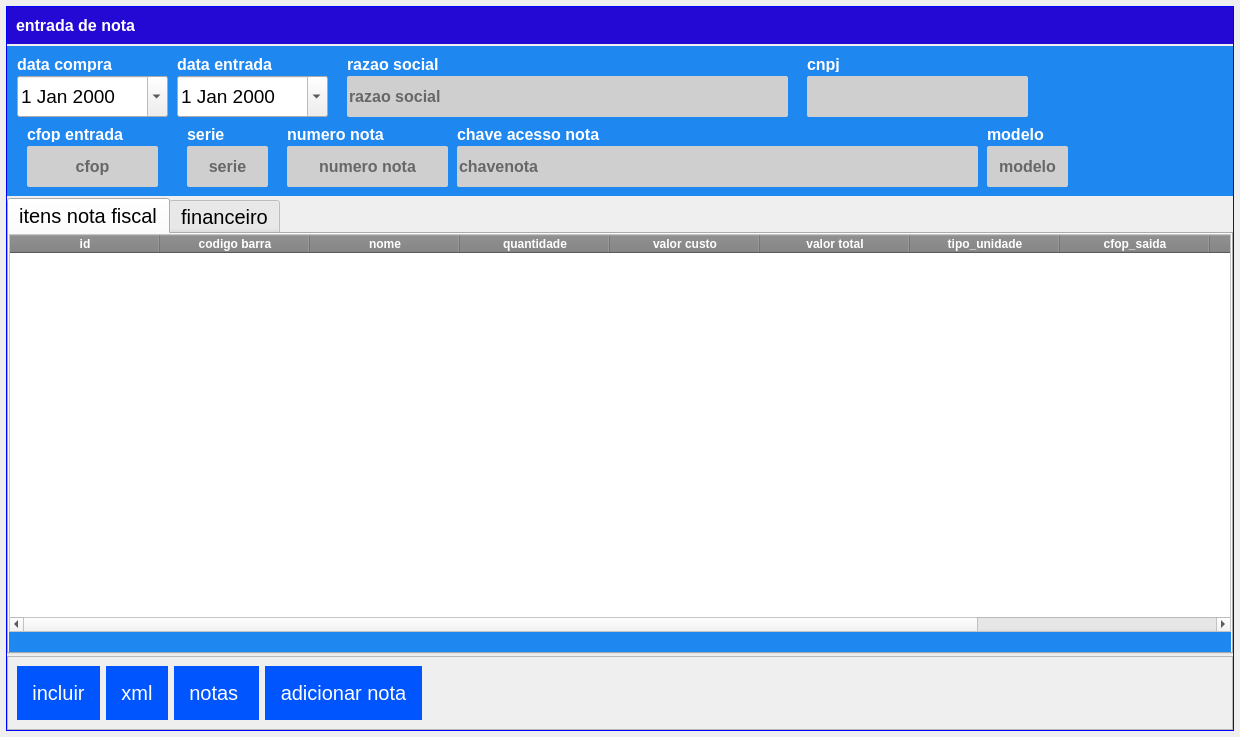
<?xml version="1.0" encoding="UTF-8"?>
<ui version="4.0">
 <class>FormEntradaDenota</class>
 <widget class="QWidget" name="FormEntradaDenota">
  <property name="geometry">
   <rect>
    <x>0</x>
    <y>0</y>
    <width>1240</width>
    <height>737</height>
   </rect>
  </property>
  <property name="maximumSize">
   <size>
    <width>16777215</width>
    <height>16777215</height>
   </size>
  </property>
  <property name="windowTitle">
   <string>Form</string>
  </property>
  <property name="styleSheet">
   <string notr="true">QWidget{text-transform: uppercase;

}

QLabel{
font-size: 12px;
font-family: &quot;Arial&quot;;
font-weight: bold;
color: #277298;
border: none;
}

QComboBox{
border:1px solid;
border-bottom-left-radius:0px;
border-bottom-right-radius:0px;
border-top-left-radius:0px;
}</string>
  </property>
  <layout class="QHBoxLayout" name="horizontalLayout_6">
   <property name="leftMargin">
    <number>6</number>
   </property>
   <property name="topMargin">
    <number>6</number>
   </property>
   <property name="rightMargin">
    <number>6</number>
   </property>
   <property name="bottomMargin">
    <number>6</number>
   </property>
   <item>
    <widget class="QWidget" name="widget" native="true">
     <property name="minimumSize">
      <size>
       <width>0</width>
       <height>0</height>
      </size>
     </property>
     <property name="maximumSize">
      <size>
       <width>16777215</width>
       <height>16777215</height>
      </size>
     </property>
     <property name="styleSheet">
      <string notr="true">QWidget#widget{

border:1px solid blue;
}</string>
     </property>
     <layout class="QVBoxLayout" name="verticalLayout_3">
      <property name="spacing">
       <number>2</number>
      </property>
      <property name="leftMargin">
       <number>1</number>
      </property>
      <property name="topMargin">
       <number>1</number>
      </property>
      <property name="rightMargin">
       <number>1</number>
      </property>
      <property name="bottomMargin">
       <number>1</number>
      </property>
      <item>
       <widget class="QFrame" name="frame_4">
        <property name="font">
         <font>
          <pointsize>24</pointsize>
         </font>
        </property>
        <property name="styleSheet">
         <string notr="true">QFrame#frame_4{
color:red;
border: none;
background-color:#2408D4;}

QLabel{
background:none;
font-size: 16px;
font-family: &quot;Arial&quot;;
font-weight: bold;
	color: white;
border: none;
}</string>
        </property>
        <property name="frameShape">
         <enum>QFrame::StyledPanel</enum>
        </property>
        <property name="frameShadow">
         <enum>QFrame::Raised</enum>
        </property>
        <layout class="QHBoxLayout" name="horizontalLayout_3">
         <item>
          <widget class="QLabel" name="label">
           <property name="styleSheet">
            <string notr="true"/>
           </property>
           <property name="text">
            <string>entrada de nota</string>
           </property>
          </widget>
         </item>
        </layout>
       </widget>
      </item>
      <item>
       <widget class="QFrame" name="frame">
        <property name="minimumSize">
         <size>
          <width>0</width>
          <height>150</height>
         </size>
        </property>
        <property name="styleSheet">
         <string notr="true">QFrame{
background: #1E87F0;
border: 1px solid #1E87F0;
}
QLabel{
font-size: 16px;
font-family: &quot;Arial&quot;;
font-weight: bold;
color: white;
border: none
}
QLineEdit{
background: #CFCFCF;
border-radius: 2px;
color: #000;
font-size: 16px;
font-family: &quot;Arial&quot;;
font-weight: bold;
text-transform: uppercase;

}
QLineEdit:Focus {
border: 1px solid red;
	background-color: rgb(255, 255, 255);r
}</string>
        </property>
        <property name="frameShape">
         <enum>QFrame::StyledPanel</enum>
        </property>
        <property name="frameShadow">
         <enum>QFrame::Raised</enum>
        </property>
        <widget class="QLineEdit" name="tx_cnpj">
         <property name="geometry">
          <rect>
           <x>800</x>
           <y>30</y>
           <width>221</width>
           <height>41</height>
          </rect>
         </property>
         <property name="maxLength">
          <number>14</number>
         </property>
         <property name="alignment">
          <set>Qt::AlignCenter</set>
         </property>
        </widget>
        <widget class="QLineEdit" name="tx_razaoSocial">
         <property name="geometry">
          <rect>
           <x>340</x>
           <y>30</y>
           <width>441</width>
           <height>41</height>
          </rect>
         </property>
         <property name="placeholderText">
          <string>razao social</string>
         </property>
        </widget>
        <widget class="QDateEdit" name="dt_dataCompra">
         <property name="geometry">
          <rect>
           <x>10</x>
           <y>30</y>
           <width>151</width>
           <height>41</height>
          </rect>
         </property>
         <property name="font">
          <font>
           <pointsize>14</pointsize>
           <italic>false</italic>
           <bold>false</bold>
          </font>
         </property>
         <property name="styleSheet">
          <string notr="true">font: 14pt &quot;MS Shell Dlg 2&quot;;</string>
         </property>
         <property name="calendarPopup">
          <bool>true</bool>
         </property>
        </widget>
        <widget class="QDateEdit" name="dt_dataEntrada">
         <property name="geometry">
          <rect>
           <x>170</x>
           <y>30</y>
           <width>151</width>
           <height>41</height>
          </rect>
         </property>
         <property name="font">
          <font>
           <pointsize>14</pointsize>
           <italic>false</italic>
           <bold>false</bold>
          </font>
         </property>
         <property name="styleSheet">
          <string notr="true">font: 14pt &quot;MS Shell Dlg 2&quot;;</string>
         </property>
         <property name="calendarPopup">
          <bool>true</bool>
         </property>
        </widget>
        <widget class="QLabel" name="label_2">
         <property name="geometry">
          <rect>
           <x>340</x>
           <y>10</y>
           <width>121</width>
           <height>16</height>
          </rect>
         </property>
         <property name="text">
          <string>razao social</string>
         </property>
        </widget>
        <widget class="QLabel" name="label_3">
         <property name="geometry">
          <rect>
           <x>800</x>
           <y>10</y>
           <width>121</width>
           <height>16</height>
          </rect>
         </property>
         <property name="text">
          <string>cnpj</string>
         </property>
        </widget>
        <widget class="QLineEdit" name="tx_cfop">
         <property name="geometry">
          <rect>
           <x>20</x>
           <y>100</y>
           <width>131</width>
           <height>41</height>
          </rect>
         </property>
         <property name="maxLength">
          <number>4</number>
         </property>
         <property name="alignment">
          <set>Qt::AlignCenter</set>
         </property>
         <property name="placeholderText">
          <string>cfop</string>
         </property>
        </widget>
        <widget class="QLineEdit" name="tx_numeSerie">
         <property name="geometry">
          <rect>
           <x>180</x>
           <y>100</y>
           <width>81</width>
           <height>41</height>
          </rect>
         </property>
         <property name="maxLength">
          <number>6</number>
         </property>
         <property name="alignment">
          <set>Qt::AlignCenter</set>
         </property>
         <property name="placeholderText">
          <string>serie</string>
         </property>
        </widget>
        <widget class="QLabel" name="label_4">
         <property name="geometry">
          <rect>
           <x>10</x>
           <y>10</y>
           <width>131</width>
           <height>16</height>
          </rect>
         </property>
         <property name="text">
          <string>data compra</string>
         </property>
        </widget>
        <widget class="QLabel" name="label_5">
         <property name="geometry">
          <rect>
           <x>170</x>
           <y>10</y>
           <width>131</width>
           <height>16</height>
          </rect>
         </property>
         <property name="text">
          <string>data entrada</string>
         </property>
        </widget>
        <widget class="QLabel" name="label_6">
         <property name="geometry">
          <rect>
           <x>20</x>
           <y>80</y>
           <width>131</width>
           <height>16</height>
          </rect>
         </property>
         <property name="text">
          <string>cfop entrada</string>
         </property>
        </widget>
        <widget class="QLabel" name="label_7">
         <property name="geometry">
          <rect>
           <x>280</x>
           <y>80</y>
           <width>141</width>
           <height>16</height>
          </rect>
         </property>
         <property name="text">
          <string>numero nota</string>
         </property>
        </widget>
        <widget class="QLineEdit" name="tx_ChaveNota">
         <property name="geometry">
          <rect>
           <x>450</x>
           <y>100</y>
           <width>521</width>
           <height>41</height>
          </rect>
         </property>
         <property name="maxLength">
          <number>44</number>
         </property>
         <property name="placeholderText">
          <string>chavenota</string>
         </property>
        </widget>
        <widget class="QLineEdit" name="tx_ModeloNota">
         <property name="geometry">
          <rect>
           <x>980</x>
           <y>100</y>
           <width>81</width>
           <height>41</height>
          </rect>
         </property>
         <property name="maxLength">
          <number>2</number>
         </property>
         <property name="alignment">
          <set>Qt::AlignCenter</set>
         </property>
         <property name="placeholderText">
          <string>modelo</string>
         </property>
        </widget>
        <widget class="QLabel" name="label_8">
         <property name="geometry">
          <rect>
           <x>980</x>
           <y>80</y>
           <width>81</width>
           <height>16</height>
          </rect>
         </property>
         <property name="text">
          <string>modelo</string>
         </property>
        </widget>
        <widget class="QLineEdit" name="tx_numeroNota">
         <property name="geometry">
          <rect>
           <x>280</x>
           <y>100</y>
           <width>161</width>
           <height>41</height>
          </rect>
         </property>
         <property name="maxLength">
          <number>6</number>
         </property>
         <property name="alignment">
          <set>Qt::AlignCenter</set>
         </property>
         <property name="placeholderText">
          <string>numero nota</string>
         </property>
        </widget>
        <widget class="QLabel" name="label_9">
         <property name="geometry">
          <rect>
           <x>180</x>
           <y>80</y>
           <width>81</width>
           <height>16</height>
          </rect>
         </property>
         <property name="text">
          <string>serie</string>
         </property>
        </widget>
        <widget class="QLabel" name="label_10">
         <property name="geometry">
          <rect>
           <x>450</x>
           <y>80</y>
           <width>241</width>
           <height>16</height>
          </rect>
         </property>
         <property name="text">
          <string>chave acesso nota</string>
         </property>
        </widget>
       </widget>
      </item>
      <item>
       <widget class="QTabWidget" name="tabWidget">
        <property name="font">
         <font>
          <pointsize>15</pointsize>
         </font>
        </property>
        <property name="styleSheet">
         <string notr="true"/>
        </property>
        <property name="currentIndex">
         <number>0</number>
        </property>
        <widget class="QWidget" name="itensnotafiscal">
         <attribute name="title">
          <string>itens nota fiscal</string>
         </attribute>
         <layout class="QVBoxLayout" name="verticalLayout_2">
          <property name="spacing">
           <number>0</number>
          </property>
          <property name="leftMargin">
           <number>0</number>
          </property>
          <property name="topMargin">
           <number>0</number>
          </property>
          <property name="rightMargin">
           <number>0</number>
          </property>
          <property name="bottomMargin">
           <number>0</number>
          </property>
          <item>
           <widget class="QTableWidget" name="tab_EntradaNota">
            <property name="contextMenuPolicy">
             <enum>Qt::ActionsContextMenu</enum>
            </property>
            <property name="styleSheet">
             <string notr="true">QTableWidget {
  background-color: white;
	font: 12pt &quot;MS Shell Dlg 2&quot;;
}

QTableWidget QHeaderView::section {
  background-color: gray;
  color: white;
  font-weight: bold;
}


</string>
            </property>
            <property name="editTriggers">
             <set>QAbstractItemView::NoEditTriggers</set>
            </property>
            <property name="tabKeyNavigation">
             <bool>false</bool>
            </property>
            <property name="showDropIndicator" stdset="0">
             <bool>false</bool>
            </property>
            <property name="dragDropOverwriteMode">
             <bool>false</bool>
            </property>
            <property name="alternatingRowColors">
             <bool>true</bool>
            </property>
            <property name="selectionBehavior">
             <enum>QAbstractItemView::SelectRows</enum>
            </property>
            <attribute name="horizontalHeaderDefaultSectionSize">
             <number>150</number>
            </attribute>
            <attribute name="horizontalHeaderStretchLastSection">
             <bool>false</bool>
            </attribute>
            <attribute name="verticalHeaderVisible">
             <bool>false</bool>
            </attribute>
            <attribute name="verticalHeaderDefaultSectionSize">
             <number>48</number>
            </attribute>
            <attribute name="verticalHeaderHighlightSections">
             <bool>true</bool>
            </attribute>
            <column>
             <property name="text">
              <string>id</string>
             </property>
            </column>
            <column>
             <property name="text">
              <string>codigo barra</string>
             </property>
            </column>
            <column>
             <property name="text">
              <string>nome</string>
             </property>
            </column>
            <column>
             <property name="text">
              <string>quantidade</string>
             </property>
            </column>
            <column>
             <property name="text">
              <string>valor custo</string>
             </property>
            </column>
            <column>
             <property name="text">
              <string>valor total</string>
             </property>
            </column>
            <column>
             <property name="text">
              <string>tipo_unidade</string>
             </property>
            </column>
            <column>
             <property name="text">
              <string>cfop_saida</string>
             </property>
            </column>
            <column>
             <property name="text">
              <string>cst_saida</string>
             </property>
            </column>
            <column>
             <property name="text">
              <string>ncm</string>
             </property>
            </column>
           </widget>
          </item>
          <item>
           <widget class="QFrame" name="frame_2">
            <property name="styleSheet">
             <string notr="true">QFrame{
background: #1E87F0;
border: 1px solid #1E87F0;
}
QLabel{
font-size: 16px;
font-family: &quot;Arial&quot;;
font-weight: bold;
color: white;
border: none
}
QLineEdit{
background: #CFCFCF;
border-radius: 2px;
color: #000;
font-size: 16px;
font-family: &quot;Arial&quot;;
font-weight: bold;
text-transform: uppercase;

}
QLineEdit:Focus {
border: 1px solid red;
	background-color: rgb(255, 255, 255);r
}</string>
            </property>
            <property name="frameShape">
             <enum>QFrame::StyledPanel</enum>
            </property>
            <property name="frameShadow">
             <enum>QFrame::Raised</enum>
            </property>
            <layout class="QHBoxLayout" name="horizontalLayout"/>
           </widget>
          </item>
         </layout>
        </widget>
        <widget class="QWidget" name="financeiro">
         <property name="styleSheet">
          <string notr="true">QWidget{
background: #1E87F0;

}
QLabel{
font-size: 16px;
font-family: &quot;Arial&quot;;
font-weight: bold;
color: white;
border: none
}
QLineEdit{
background: #CFCFCF;
border-radius: 2px;
color: #000;
font-size: 16px;
font-family: &quot;Arial&quot;;
font-weight: bold;
text-transform: uppercase;

}
QLineEdit:Focus {
border: 1px solid red;
	background-color: rgb(255, 255, 255);r
}</string>
         </property>
         <attribute name="title">
          <string>financeiro</string>
         </attribute>
         <layout class="QVBoxLayout" name="verticalLayout_5">
          <item>
           <widget class="QFrame" name="frame_9">
            <property name="maximumSize">
             <size>
              <width>16777215</width>
              <height>120</height>
             </size>
            </property>
            <property name="frameShape">
             <enum>QFrame::StyledPanel</enum>
            </property>
            <property name="frameShadow">
             <enum>QFrame::Raised</enum>
            </property>
            <layout class="QHBoxLayout" name="horizontalLayout_7">
             <item>
              <widget class="QFrame" name="frame_6">
               <property name="minimumSize">
                <size>
                 <width>0</width>
                 <height>100</height>
                </size>
               </property>
               <property name="maximumSize">
                <size>
                 <width>16777215</width>
                 <height>100</height>
                </size>
               </property>
               <property name="frameShape">
                <enum>QFrame::StyledPanel</enum>
               </property>
               <property name="frameShadow">
                <enum>QFrame::Raised</enum>
               </property>
               <widget class="QDateEdit" name="dt_PArcelamento">
                <property name="geometry">
                 <rect>
                  <x>10</x>
                  <y>30</y>
                  <width>201</width>
                  <height>30</height>
                 </rect>
                </property>
                <property name="minimumSize">
                 <size>
                  <width>0</width>
                  <height>30</height>
                 </size>
                </property>
                <property name="styleSheet">
                 <string notr="true">   QDateEdit {
        border: 1px solid gray;
        border-radius: 4px;
        padding: 0 8px;
        selection-background-color: darkgray;
	
	font: 16pt &quot;MS Shell Dlg 2&quot;;
	background-color: rgb(255, 255, 255);
    }
</string>
                </property>
                <property name="calendarPopup">
                 <bool>true</bool>
                </property>
               </widget>
               <widget class="QLabel" name="label_11">
                <property name="geometry">
                 <rect>
                  <x>10</x>
                  <y>10</y>
                  <width>181</width>
                  <height>16</height>
                 </rect>
                </property>
                <property name="text">
                 <string>data vencimento</string>
                </property>
               </widget>
               <widget class="QLabel" name="label_12">
                <property name="geometry">
                 <rect>
                  <x>230</x>
                  <y>10</y>
                  <width>151</width>
                  <height>16</height>
                 </rect>
                </property>
                <property name="text">
                 <string>qte parcelas</string>
                </property>
               </widget>
               <widget class="QLabel" name="label_13">
                <property name="geometry">
                 <rect>
                  <x>370</x>
                  <y>10</y>
                  <width>131</width>
                  <height>16</height>
                 </rect>
                </property>
                <property name="text">
                 <string>valor total </string>
                </property>
               </widget>
               <widget class="QComboBox" name="cb_formaPagamento">
                <property name="geometry">
                 <rect>
                  <x>580</x>
                  <y>30</y>
                  <width>211</width>
                  <height>31</height>
                 </rect>
                </property>
                <property name="font">
                 <font>
                  <pointsize>16</pointsize>
                 </font>
                </property>
                <property name="styleSheet">
                 <string notr="true">background-color: rgb(255, 255, 255);</string>
                </property>
               </widget>
               <widget class="QLabel" name="label_14">
                <property name="geometry">
                 <rect>
                  <x>580</x>
                  <y>10</y>
                  <width>181</width>
                  <height>16</height>
                 </rect>
                </property>
                <property name="text">
                 <string>forma pagamento</string>
                </property>
               </widget>
               <widget class="QDoubleSpinBox" name="db_parcelas">
                <property name="geometry">
                 <rect>
                  <x>230</x>
                  <y>30</y>
                  <width>121</width>
                  <height>31</height>
                 </rect>
                </property>
                <property name="styleSheet">
                 <string notr="true">background-color: rgb(255, 255, 255);
font: 12pt &quot;Segoe UI&quot;;</string>
                </property>
                <property name="alignment">
                 <set>Qt::AlignRight|Qt::AlignTrailing|Qt::AlignVCenter</set>
                </property>
                <property name="buttonSymbols">
                 <enum>QAbstractSpinBox::NoButtons</enum>
                </property>
                <property name="showGroupSeparator" stdset="0">
                 <bool>true</bool>
                </property>
                <property name="maximum">
                 <double>100.000000000000000</double>
                </property>
               </widget>
               <widget class="QDoubleSpinBox" name="db_valortotal">
                <property name="geometry">
                 <rect>
                  <x>370</x>
                  <y>30</y>
                  <width>121</width>
                  <height>31</height>
                 </rect>
                </property>
                <property name="styleSheet">
                 <string notr="true">background-color: rgb(255, 255, 255);
font: 12pt &quot;Segoe UI&quot;;</string>
                </property>
                <property name="alignment">
                 <set>Qt::AlignRight|Qt::AlignTrailing|Qt::AlignVCenter</set>
                </property>
                <property name="buttonSymbols">
                 <enum>QAbstractSpinBox::NoButtons</enum>
                </property>
                <property name="showGroupSeparator" stdset="0">
                 <bool>true</bool>
                </property>
                <property name="maximum">
                 <double>99999999999999.000000000000000</double>
                </property>
               </widget>
              </widget>
             </item>
             <item>
              <widget class="QFrame" name="frame_5">
               <property name="maximumSize">
                <size>
                 <width>200</width>
                 <height>16777215</height>
                </size>
               </property>
               <property name="frameShape">
                <enum>QFrame::StyledPanel</enum>
               </property>
               <property name="frameShadow">
                <enum>QFrame::Raised</enum>
               </property>
               <layout class="QHBoxLayout" name="horizontalLayout_4">
                <item>
                 <widget class="QPushButton" name="bt_proceSPagamento">
                  <property name="minimumSize">
                   <size>
                    <width>100</width>
                    <height>80</height>
                   </size>
                  </property>
                  <property name="focusPolicy">
                   <enum>Qt::NoFocus</enum>
                  </property>
                  <property name="styleSheet">
                   <string notr="true">background-color: rgb(221, 221, 221);
border:2px solid #aaffff ;

font: 13pt &quot;MS Shell Dlg 2&quot;;
border-radius:5px;</string>
                  </property>
                  <property name="text">
                   <string>processar (f2)</string>
                  </property>
                 </widget>
                </item>
               </layout>
              </widget>
             </item>
            </layout>
           </widget>
          </item>
          <item>
           <widget class="QTableWidget" name="tb_Parcelamento">
            <property name="focusPolicy">
             <enum>Qt::NoFocus</enum>
            </property>
            <property name="contextMenuPolicy">
             <enum>Qt::ActionsContextMenu</enum>
            </property>
            <property name="styleSheet">
             <string notr="true">QTableWidget {
  background-color: white;
	font: 12pt &quot;MS Shell Dlg 2&quot;;
}

QTableWidget QHeaderView::section {
  background-color: gray;
  color: white;
  font-weight: bold;
}


</string>
            </property>
            <property name="editTriggers">
             <set>QAbstractItemView::NoEditTriggers</set>
            </property>
            <property name="tabKeyNavigation">
             <bool>false</bool>
            </property>
            <property name="showDropIndicator" stdset="0">
             <bool>false</bool>
            </property>
            <property name="dragDropOverwriteMode">
             <bool>false</bool>
            </property>
            <property name="alternatingRowColors">
             <bool>true</bool>
            </property>
            <property name="selectionBehavior">
             <enum>QAbstractItemView::SelectRows</enum>
            </property>
            <attribute name="horizontalHeaderDefaultSectionSize">
             <number>211</number>
            </attribute>
            <attribute name="horizontalHeaderStretchLastSection">
             <bool>false</bool>
            </attribute>
            <attribute name="verticalHeaderVisible">
             <bool>false</bool>
            </attribute>
            <attribute name="verticalHeaderDefaultSectionSize">
             <number>48</number>
            </attribute>
            <column>
             <property name="text">
              <string>data vencimento</string>
             </property>
            </column>
            <column>
             <property name="text">
              <string>parcelas</string>
             </property>
            </column>
            <column>
             <property name="text">
              <string>valor parcelas</string>
             </property>
            </column>
            <column>
             <property name="text">
              <string>forma pagamento</string>
             </property>
            </column>
            <column>
             <property name="text">
              <string/>
             </property>
            </column>
           </widget>
          </item>
          <item>
           <widget class="QFrame" name="frame_7">
            <property name="frameShape">
             <enum>QFrame::StyledPanel</enum>
            </property>
            <property name="frameShadow">
             <enum>QFrame::Raised</enum>
            </property>
            <layout class="QHBoxLayout" name="horizontalLayout_5">
             <item>
              <spacer name="horizontalSpacer_2">
               <property name="orientation">
                <enum>Qt::Horizontal</enum>
               </property>
               <property name="sizeHint" stdset="0">
                <size>
                 <width>40</width>
                 <height>20</height>
                </size>
               </property>
              </spacer>
             </item>
             <item>
              <widget class="QPushButton" name="bt_salvarPagamento">
               <property name="minimumSize">
                <size>
                 <width>120</width>
                 <height>50</height>
                </size>
               </property>
               <property name="styleSheet">
                <string notr="true">background-color: rgb(221, 221, 221);
border:2px solid #aaffff ;

font: 18pt &quot;MS Shell Dlg 2&quot;;
border-radius:5px;</string>
               </property>
               <property name="text">
                <string>salvar</string>
               </property>
              </widget>
             </item>
            </layout>
           </widget>
          </item>
         </layout>
        </widget>
       </widget>
      </item>
      <item>
       <widget class="QFrame" name="frame_3">
        <property name="styleSheet">
         <string notr="true">QPushButton{
	text-align:center;
	color:#fff;
	border:0px;
	
	font-size:20px;
	cursor: pointer;
	background-color: rgb(0, 85, 255);
padding:15px 15px;
}
QPushButton:hover{
background-color:#3668ff;
}
</string>
        </property>
        <property name="frameShape">
         <enum>QFrame::StyledPanel</enum>
        </property>
        <property name="frameShadow">
         <enum>QFrame::Raised</enum>
        </property>
        <layout class="QHBoxLayout" name="horizontalLayout_2">
         <item>
          <widget class="QPushButton" name="bt_IncluiManual">
           <property name="focusPolicy">
            <enum>Qt::NoFocus</enum>
           </property>
           <property name="text">
            <string>incluir</string>
           </property>
          </widget>
         </item>
         <item>
          <widget class="QPushButton" name="bt_EntraXml">
           <property name="focusPolicy">
            <enum>Qt::NoFocus</enum>
           </property>
           <property name="text">
            <string>xml</string>
           </property>
          </widget>
         </item>
         <item>
          <widget class="QPushButton" name="bt_Notas">
           <property name="focusPolicy">
            <enum>Qt::NoFocus</enum>
           </property>
           <property name="text">
            <string>notas </string>
           </property>
          </widget>
         </item>
         <item>
          <widget class="QPushButton" name="bt_adicionar">
           <property name="text">
            <string>adicionar nota</string>
           </property>
          </widget>
         </item>
         <item>
          <spacer name="horizontalSpacer">
           <property name="orientation">
            <enum>Qt::Horizontal</enum>
           </property>
           <property name="sizeHint" stdset="0">
            <size>
             <width>40</width>
             <height>20</height>
            </size>
           </property>
          </spacer>
         </item>
        </layout>
       </widget>
      </item>
     </layout>
    </widget>
   </item>
  </layout>
  <action name="actionedita_item">
   <property name="icon">
    <iconset resource="../assets/file.qrc">
     <normaloff>:/telainicial/telainicial/edita.png</normaloff>:/telainicial/telainicial/edita.png</iconset>
   </property>
   <property name="text">
    <string>edita item</string>
   </property>
  </action>
  <action name="actionapagar_item">
   <property name="icon">
    <iconset resource="../assets/file.qrc">
     <normaloff>:/telainicial/telainicial/apagar.ico</normaloff>:/telainicial/telainicial/apagar.ico</iconset>
   </property>
   <property name="text">
    <string>apagar item</string>
   </property>
  </action>
  <action name="actiontest">
   <property name="icon">
    <iconset resource="../assets/file.qrc">
     <normaloff>:/telainicial/telainicial/lupa.png</normaloff>:/telainicial/telainicial/lupa.png</iconset>
   </property>
   <property name="text">
    <string>test</string>
   </property>
  </action>
 </widget>
 <tabstops>
  <tabstop>tx_ChaveNota</tabstop>
  <tabstop>tx_razaoSocial</tabstop>
  <tabstop>dt_dataCompra</tabstop>
  <tabstop>dt_dataEntrada</tabstop>
  <tabstop>tx_cfop</tabstop>
  <tabstop>tx_numeSerie</tabstop>
  <tabstop>tx_cnpj</tabstop>
 </tabstops>
 <resources>
  <include location="../assets/file.qrc"/>
 </resources>
 <connections/>
</ui>
